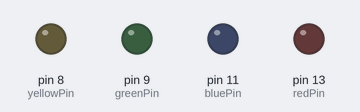
A sketch run on a simulated Arduino Mega 2560, built with avr-gcc and run on an emulated ATmega2560. Parts: output pins drawn as LEDs (lit = HIGH).

Above: at 0.7 s.
At 8.5 s:
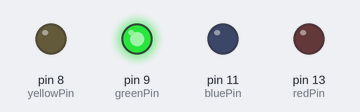
At 15.7 s:
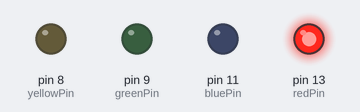
At 22.5 s:
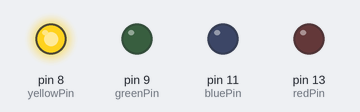
At 32.1 s:
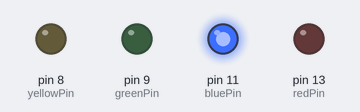
Timing chart, 0 to 32.4 s (numbered marks = the images above):
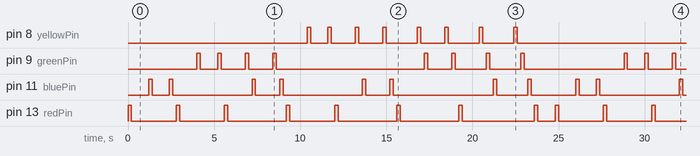

The sketch:

first_program.ino
```cpp
// Siddharth Sivakumar
// June 25, 2026
// Arduino MEGA
// The purpose of this program

int redPin = 13;
int bluePin = 11;
int greenPin = 9;
int yellowPin = 8;
int delayTime = 200;
int betweenNumber = delayTime * 5;

void setup() {
  pinMode(redPin, OUTPUT);
  pinMode(bluePin, OUTPUT);
  pinMode(greenPin, OUTPUT);
  pinMode(yellowPin, OUTPUT);
}

void loop() {
  redLight(redPin, betweenNumber);

  blueLight(bluePin, betweenNumber);

  blueLight(bluePin, delayTime);
  redLight(redPin, betweenNumber);

  greenLight(greenPin, betweenNumber);

  greenLight(greenPin, delayTime);
  redLight(redPin, betweenNumber);

  greenLight(greenPin, delayTime);
  blueLight(bluePin, betweenNumber);

  greenLight(greenPin, delayTime);
  blueLight(bluePin, delayTime);
  redLight(redPin, betweenNumber);

  yellowLight(yellowPin, betweenNumber);

  yellowLight(yellowPin, delayTime);
  redLight(redPin, betweenNumber);

  yellowLight(yellowPin, delayTime);
  blueLight(bluePin, betweenNumber);

  yellowLight(yellowPin, delayTime);
  blueLight(bluePin, delayTime);
  redLight(redPin, betweenNumber);

  yellowLight(yellowPin, delayTime);
  greenLight(greenPin, betweenNumber);

  yellowLight(yellowPin, delayTime);
  greenLight(greenPin, delayTime);
  redLight(redPin, betweenNumber);

  yellowLight(yellowPin, delayTime);
  greenLight(greenPin, delayTime);
  blueLight(bluePin, betweenNumber);

  yellowLight(yellowPin, delayTime);
  greenLight(greenPin, delayTime);
  blueLight(bluePin, delayTime);
  redLight(redPin, betweenNumber);
}

void redLight(int red, int betweenNumber) {
  digitalWrite(red, HIGH);
  delay(delayTime);
  digitalWrite(red, LOW);
  delay(betweenNumber);
}

void blueLight(int blue, int betweenNumber) {
  digitalWrite(blue, HIGH);
  delay(delayTime);
  digitalWrite(blue, LOW);
  delay(betweenNumber);
}

void greenLight(int green, int betweenNumber) {
  digitalWrite(green, HIGH);
  delay(delayTime);
  digitalWrite(green, LOW);
  delay(betweenNumber);
}

void yellowLight(int yellow, int betweenNumber) {
  digitalWrite(yellow, HIGH);
  delay(delayTime);
  digitalWrite(yellow, LOW);
  delay(betweenNumber);
}
```

Measured:
- by itself, pin 13 (redPin): repeats every 24.8 s: 2 × (LOW 2.6 s, HIGH 0.20 s), LOW 3.4 s, HIGH 0.20 s, LOW 2.6 s, 2 × (HIGH 0.20 s, LOW 3.4 s), HIGH 0.20 s, LOW 4.2 s, HIGH 0.20 s, LOW 1.0 s, HIGH 0.20 s
- by itself, pin 9 (greenPin): repeats every 24.8 s: LOW 1.0 s, 2 × (HIGH 0.20 s, LOW 1.4 s), HIGH 0.20 s, LOW 8.6 s, HIGH 0.20 s, LOW 1.4 s, 2 × (HIGH 0.20 s, LOW 1.8 s), HIGH 0.20 s, LOW 5.8 s, HIGH 0.20 s
- by itself, everything shown: repeats every 24.8 s, in 64 steps
